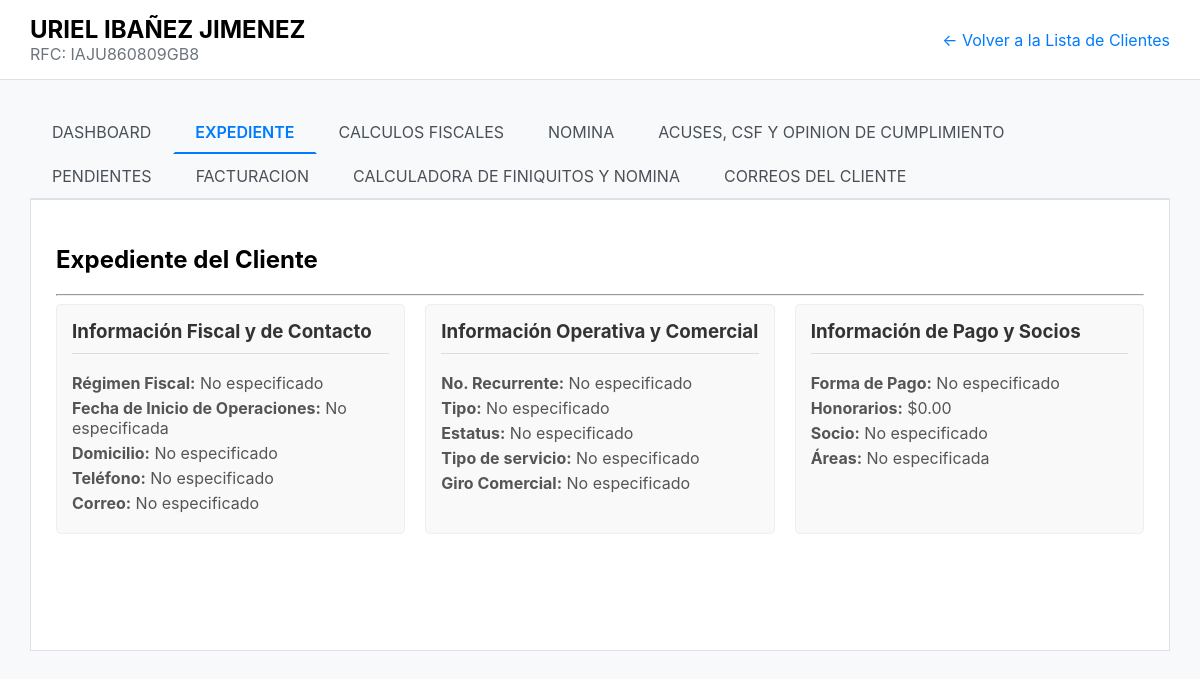
/cliente/2/expediente/ (signed in), run on the app's committed database.
### contabilidad/models.py (models this page shows, shortened)
class Cliente(models.Model):
    usuarios_asignados = models.ManyToManyField(User, blank=True)
    nombre = models.CharField(max_length=200)
    rfc = models.CharField(max_length=13, unique=True)
    fecha_creacion = models.DateTimeField(auto_now_add=True)
    modulos_activos = models.ManyToManyField(Modulo, blank=True)
    regimen_fiscal = models.CharField("Régimen Fiscal", max_length=200, blank=True)
    domicilio = models.TextField(blank=True)
    telefono = models.CharField("Teléfono", max_length=20, blank=True)
    correo = models.EmailField("Correo", max_length=254, blank=True)
    fecha_inicio_operaciones = models.DateField("Fecha de inicio de operaciones", blank=True, null=True)
    no_recurrente = models.CharField("No. Recurrente", max_length=50, blank=True)
    tipo = models.CharField(max_length=100, blank=True)
    estatus = models.CharField(max_length=100, blank=True)
    tipo_de_servicio = models.CharField("Tipo de servicio", max_length=200, blank=True)
    giro_comercial = models.CharField("Giro Comercial", max_length=200, blank=True)
    forma_de_pago = models.CharField("Forma de Pago", max_length=100, blank=True)
    honorarios = models.DecimalField(max_digits=10, decimal_places=2, default=0.00)
    socio = models.CharField("Socio", max_length=255, blank=True)
    areas = models.CharField("Áreas", max_length=255, blank=True)

class Modulo(models.Model):
    nombre = models.CharField(max_length=100, unique=True)
    descripcion = models.TextField(blank=True, null=True)
    cuestionarios = models.ManyToManyField(Cuestionario, blank=True)

### contabilidad/views.py (the view)
# urls.py: path('cliente/<int:cliente_id>/expediente/', views.expediente_view, name='expediente'),
@login_required(login_url='login')
def expediente_view(request, cliente_id):
    cliente = get_object_or_404(Cliente, id=cliente_id, usuarios_asignados=request.user)
    contexto = {
        'cliente': cliente,
        'modulos': cliente.modulos_activos.all(),
        'active_tab': 'Expediente'
    }
    return render(request, 'expediente.html', contexto)

### contabilidad/templates/expediente.html (shortened to what this page needs)
{% extends 'cliente_base.html' %}
{% block content %}
    <h2>Expediente del Cliente</h2>
    <hr>
    <div class="detail-grid">
        <div class="detail-section">
            <h3>Información Fiscal y de Contacto</h3>
            <p><strong>Régimen Fiscal:</strong> {{ cliente.regimen_fiscal|default:"No especificado" }}</p>
            <p><strong>Fecha de Inicio de Operaciones:</strong> {{ cliente.fecha_inicio_operaciones|default:"No especificada" }}</p>
            <p><strong>Domicilio:</strong> {{ cliente.domicilio|default:"No especificado" }}</p>
            <p><strong>Teléfono:</strong> {{ cliente.telefono|default:"No especificado" }}</p>
            <p><strong>Correo:</strong> {{ cliente.correo|default:"No especificado" }}</p>
        </div>
        <div class="detail-section">
            <h3>Información Operativa y Comercial</h3>
            <p><strong>No. Recurrente:</strong> {{ cliente.no_recurrente|default:"No especificado" }}</p>
            <p><strong>Tipo:</strong> {{ cliente.tipo|default:"No especificado" }}</p>
            <p><strong>Estatus:</strong> {{ cliente.estatus|default:"No especificado" }}</p>
            <p><strong>Tipo de servicio:</strong> {{ cliente.tipo_de_servicio|default:"No especificado" }}</p>
            <p><strong>Giro Comercial:</strong> {{ cliente.giro_comercial|default:"No especificado" }}</p>
        </div>
        <div class="detail-section">
            <h3>Información de Pago y Socios</h3>
            <p><strong>Forma de Pago:</strong> {{ cliente.forma_de_pago|default:"No especificado" }}</p>
            <p><strong>Honorarios:</strong> ${{ cliente.honorarios|default:"0.00" }}</p>
            <p><strong>Socio:</strong> {{ cliente.socio|default:"No especificado" }}</p>
            <p><strong>Áreas:</strong> {{ cliente.areas|default:"No especificada" }}</p>
        </div>
    </div>
{% endblock %}

### contabilidad/templates/cliente_base.html (shortened to what this page needs)
<!DOCTYPE html>
<html lang="es">
<head>
</head>
<body>
    <div class="header">
        <div>
            <h1>{{ cliente.nombre }}</h1>
            <p style="margin: 0; color: #6c757d;">RFC: {{ cliente.rfc }}</p>
        </div>
        <a href="{% url 'cliente_list' %}">← Volver a la Lista de Clientes</a>
    </div>
    <div class="content">
        <nav class="tab-nav">
            {% for modulo in modulos %}
                {% if modulo.nombre|upper == "DASHBOARD" %}
                    <a href="{% url 'cliente_dashboard' cliente.id %}" class="{% if active_tab == 'Dashboard' %}active{% endif %}">{{ modulo.nombre }}</a>
                {% elif modulo.nombre|upper == "EXPEDIENTE" %}
                    <a href="{% url 'expediente' cliente.id %}" class="{% if active_tab == 'Expediente' %}active{% endif %}">{{ modulo.nombre }}</a>
                {% elif modulo.nombre|upper == "FACTURACION" or modulo.nombre|upper == "CARGA DE XMLS" %}
                    <a href="{% url 'xml_viewer_default' cliente.id %}" class="{% if active_tab == 'FACTURACION' %}active{% endif %}">{{ modulo.nombre }}</a>
                {% elif modulo.nombre|upper == "CÁLCULOS FISCALES" or modulo.nombre|upper == "CALCULOS FISCALES" %}
                    <a href="{% url 'iva' cliente.id %}" class="{% if active_tab == 'Cálculo IVA' %}active{% endif %}">{{ modulo.nombre }}</a>
                {% else %}
                    <a href="#">{{ modulo.nombre }}</a>
                {% endif %}
            {% endfor %}
        </nav>
        <div class="tab-content">
            {% block content %}{% endblock %}
        </div>
    </div>
</body>
</html>

### contabilidad/templates/cliente_base.html (style rules this page uses)
body { font-family: -apple-system, BlinkMacSystemFont, "Segoe UI", Roboto, "Helvetica Neue", Arial, sans-serif; margin: 0; background-color: #f8f9fa; }
.header { background-color: white; padding: 15px 30px; border-bottom: 1px solid #dee2e6; display: flex; justify-content: space-between; align-items: center; }
.header h1 { margin: 0; font-size: 24px; }
.header a { text-decoration: none; color: #007bff; }
.content { padding: 30px; }
.tab-nav { display: flex; border-bottom: 2px solid #dee2e6; margin-bottom: -1px; flex-wrap: wrap; }
.tab-nav a { padding: 10px 20px; text-decoration: none; color: #495057; border: 2px solid transparent; }
.tab-nav a.active { color: #007bff; border-bottom: 2px solid #007bff; font-weight: 600; }
.tab-content { background-color: white; padding: 25px; border: 1px solid #dee2e6; min-height: 400px; }

### contabilidad/templates/expediente.html (style rules this page uses)
.detail-grid { display: grid; grid-template-columns: repeat(auto-fill, minmax(300px, 1fr)); gap: 20px; }
.detail-section { background-color: #f9f9f9; padding: 15px; border-radius: 5px; border: 1px solid #eee; }
.detail-section h3 { margin-top: 0; border-bottom: 1px solid #ddd; padding-bottom: 10px; color: #333; }
.detail-section p { margin: 5px 0; color: #555; }

### data on the page
Cliente: nombre "URIEL IBAÑEZ JIMENEZ", rfc "IAJU860809GB8", regimen_fiscal "No especificado", fecha_inicio_operaciones "No especificada", domicilio "No especificado", telefono "No especificado", correo "No especificado", no_recurrente "No especificado", tipo "No especificado", estatus "No especificado", tipo_de_servicio "No especificado", giro_comercial "No especificado", forma_de_pago "No especificado", honorarios "0.00", socio "No especificado", areas "No especificada"
Modulo: nombre "DASHBOARD"
Modulo: nombre "EXPEDIENTE"
Modulo: nombre "CALCULOS FISCALES"
Modulo: nombre "NOMINA"
Modulo: nombre "ACUSES, CSF Y OPINION DE CUMPLIMIENTO"
Modulo: nombre "PENDIENTES"
Modulo: nombre "FACTURACION"
Modulo: nombre "CALCULADORA DE FINIQUITOS Y NOMINA"
Modulo: nombre "CORREOS DEL CLIENTE"
